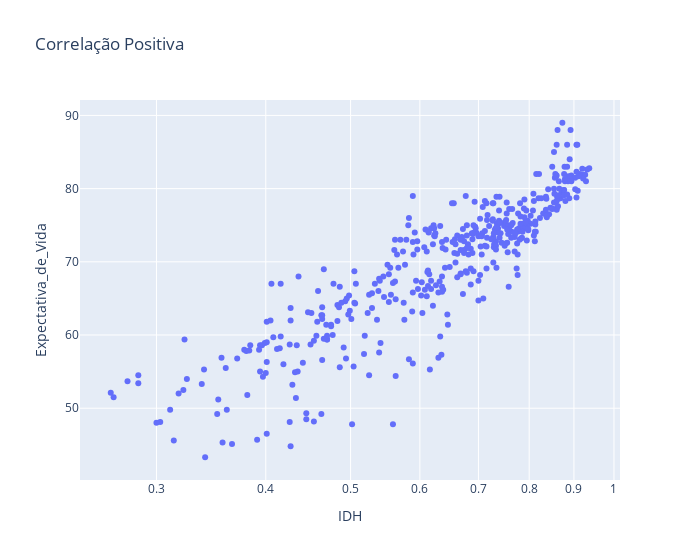

The notebook cell this image was saved under:
### Code cell
# dividindo o dataframe 500 linhas para melhorar visualização
df_sample = df.sample(n=500)
# gerando gráfico com plotly para melhorá interação com os dados
#plt.title('Exemplo de correlação positiva')
fig  = px.scatter(df_sample, x='IDH', y = 'Expectativa_de_Vida', log_x = True, width = 700,hover_name = "PaIs", title='Correlação Positiva')
#layout = px.Layout(title='Preços por ano de construção')
#fig.get_figure().savefig("Correlação_positiva.png")
fig

### Figure 1 — Plotly figure (JSON) as saved in the notebook; plotly's stock layout.template omitted (floating-point values rounded to 4 significant figures; data arrays with more than 128 entries replaced by an {"elided": "..."} marker saying what was removed)
{"data": [{"hovertemplate": "<b>%{hovertext}</b><br><br>IDH=%{x}<br>Expectativa_de_Vida=%{y}<extra></extra>", "hovertext": {"elided": "500 str values"}, "legendgroup": "", "marker": {"color": "#636efa", "symbol": "circle"}, "mode": "markers", "name": "", "orientation": "v", "showlegend": false, "type": "scatter", "x": {"elided": "500 float values"}, "xaxis": "x", "y": {"elided": "500 float values"}, "yaxis": "y"}], "layout": {"legend": {"tracegroupgap": 0}, "title": {"text": "Correlação Positiva"}, "width": 700, "xaxis": {"anchor": "y", "domain": [0, 1], "title": {"text": "IDH"}, "type": "log"}, "yaxis": {"anchor": "x", "domain": [0, 1], "title": {"text": "Expectativa_de_Vida"}}}}
